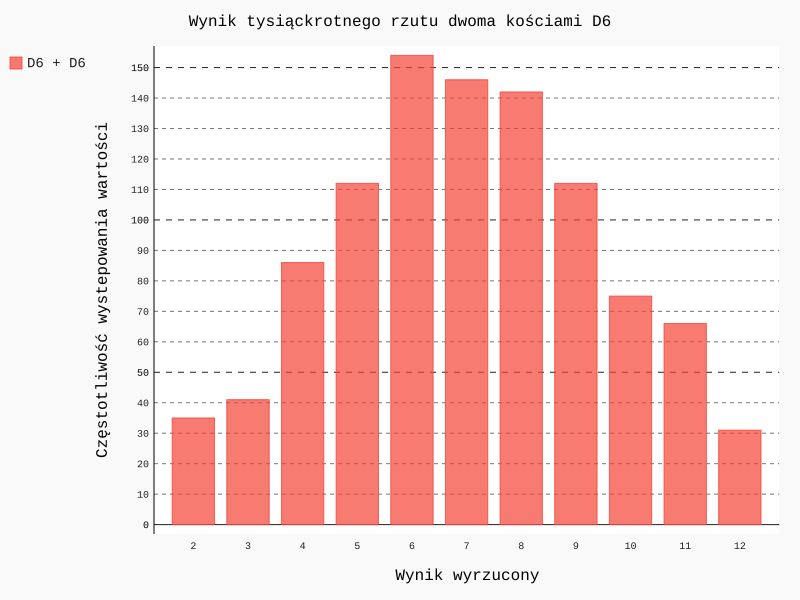

Generate this figure with Python:
import pygal

from die import Die

# kość D6 x2
die_1 = Die()
die_2 = Die()

# Wykonanie rzutów i umieszczenie na liście
results = []
for roll_num in range(1000):
    result = die_1.roll() + die_2.roll()
    results.append(result)

print(results)

# analiza wyników
frequencies = []
max_result = die_1.num_sides + die_2.num_sides
for value in range(2, max_result + 1):
    frequency = results.count(value)
    frequencies.append(frequency)

print("\t")
print(frequencies)

# Wizualizacja danych
hist = pygal.Bar()
hist.force_uri_protocol = 'http'

hist.title = "Wynik tysiąckrotnego rzutu dwoma kościami D6"
hist.x_labels = ['2', '3', '4', '5', '6', '7', '8', '9', '10', '11', '12']
hist.x_title = "Wynik wyrzucony"
hist.y_title = "Częstotliwość wystepowania wartości"

hist.add('D6 + D6', frequencies)
hist.render_to_file('dice_visual.svg')
